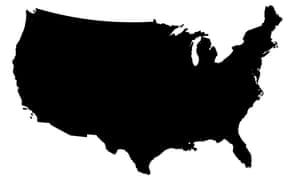
#> input picture edge lowpoly vertice generator/usmap.jpg, 300 x 180 px
$ python vertexgenerator.py
#> lines starting #> are read from the running program, lines starting #| are printed output that depends on the picture; after the words box and inside, x2 and y2 are one past the last pixel; in counts of white or black regions, pixels touching at a corner belong together
import cv2
import numpy as np


def compare_pts(a, b):
    #1 for b first -1 for a first
    if(a[2] > b[2]):
        return 1
    elif(a[2] < b[2]):
        return -1
    else:
        if(a[3] > b[3]):
            return 1
        else:
            return -1


def order_points_counterclockwise(pts):
    #pts is an array of points that look like [[x1,y1], [x2,y2], ... [xn, yn]]
    #get center point by averaging x and y values
    x_center = 217
    y_center = 109

    # [7 lines of commented-out code are left out]
    altered_points = []
    for point in pts:
        tempPoint = (point[0], point[1], np.arctan2(point[1] - y_center, point[0] - x_center), np.sqrt((point[1] - y_center)*(point[1] - y_center) + (point[0] - x_center)*(point[0] - x_center)))
        altered_points.append(tempPoint)

    altered_points = sorted(altered_points, key=lambda point: point[2])
    point_object_array = []
    for point in altered_points:
        point_object_array.append([point[0], point[1]])

    return np.array(point_object_array)


img = cv2.imread("usmap.jpg")
#> img is the input picture: shape (180, 300, 3); min 0, max 255, mean 122.9
#convert to grayscale to support Canny processing
gray = cv2.cvtColor(img, cv2.COLOR_BGR2GRAY)

#creates image of edges (edges are white, else is black)
edges = cv2.Canny(gray,100,200)
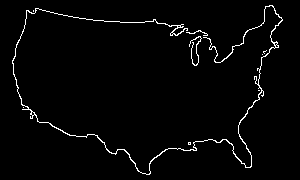
#> edges: shape (180, 300); 2.4% white in thin lines or dots, all inside (x1, y1, x2, y2) = (12, 5, 283, 175)

#keep anything below threshold 100, make everything else white
ret,th2 = cv2.threshold(edges,100,255,cv2.THRESH_BINARY_INV)


numCorners = 50
#detect corners from th2 image with numCorners corners, 0.1 quality threshold, and 10 min distance
corners = cv2.goodFeaturesToTrack(th2, numCorners, 0.1, 10)
#> corners = 50 rows, first 8: [281, 19], [276, 42], [262, 95], [174, 32], [29, 111], [213, 47], [115, 153], [263, 51]

c_list = []
for corner in corners:
    x,y = corner.ravel()
    c_list.append([int(x), int(y)])
#> this loop made 50 passes
#> (x, y) on passes 1 to 12: (281, 19), (276, 42), (262, 95), (174, 32), (29, 111), (213, 47), (115, 153), (263, 51), (257, 68), (193, 147), (195, 64), (28, 12)
#> after the loop, c_list = 50 pairs, first value 13 to 281, second value 6 to 172

corner_points = np.array(c_list)
#> corner_points has the same summary as c_list
counter_clockwise_pts = order_points_counterclockwise(corner_points)
#> the loop in order_points_counterclockwise, `for point in pts:` made 50 passes
#> tempPoint on passes 1 to 12: (281, 19, -0.953, 110.4), (276, 42, -0.849, 89.27), (262, 95, -0.302, 47.13), (174, 32, -2.08, 88.19), (29, 111, 3.13, 188), (213, 47, -1.64, 62.13), (115, 153, 2.73, 111.1), (263, 51, -0.9, 74.03), (257, 68, -0.798, 57.28), (193, 147, 2.13, 44.94), (195, 64, -2.03, 50.09), (28, 12, -2.67, 212.4)
#> after the loop in order_points_counterclockwise, `for point in pts:`: altered_points = 50 items, first 6: (281, 19, -0.953, 110.4), (276, 42, -0.849, 89.27), (262, 95, -0.302, 47.13), (174, 32, -2.08, 88.19), (29, 111, 3.13, 188), (213, 47, -1.64, 62.13)
#> in order_points_counterclockwise, `altered_points = sorted(altered_points, key=lambda point: point[2])`: altered_points = 50 items, first 6: (23, 103, -3.11, 194.1), (18, 88, -3.04, 200.1), (14, 74, -2.97, 206), (13, 62, -2.92, 209.3), (19, 38, -2.8, 210.3), (28, 12, -2.67, 212.4)
#> the loop in order_points_counterclockwise, `for point in altered_points:` made 50 passes
#> point on passes 1 to 12: (23, 103, -3.11, 194.1), (18, 88, -3.04, 200.1), (14, 74, -2.97, 206), (13, 62, -2.92, 209.3), (19, 38, -2.8, 210.3), (28, 12, -2.67, 212.4), (155, 20, -2.18, 108.5), (165, 24, -2.12, 99.64), (174, 32, -2.08, 88.19), (195, 64, -2.03, 50.09), (187, 28, -1.93, 86.38), (197, 53, -1.91, 59.46)
#> after the loop in order_points_counterclockwise, `for point in altered_points:`: point_object_array has the same summary as c_list outside order_points_counterclockwise
#> counter_clockwise_pts has the same summary as c_list

r = 0
g = 0
b = 0
# [5 lines of commented-out code are left out]
print(counter_clockwise_pts)
#> (printed output is left out)
cv2.fillPoly(img, [counter_clockwise_pts], (0,255,0))
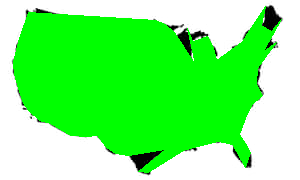
#> img: shape (180, 300, 3); mean B, G, R 115.5, 249.1, 115.5


cv2.imshow("img",img)
cv2.waitKey(0)
cv2.destroyAllWindows()
